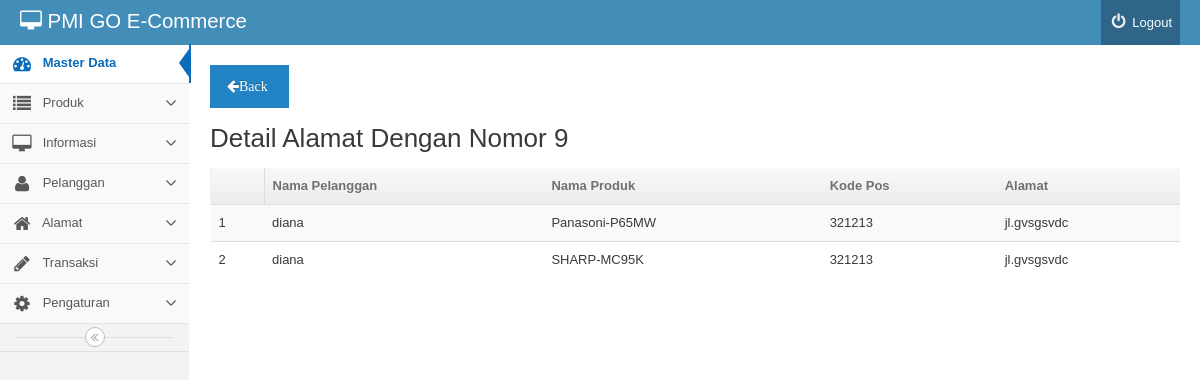
The page /backend/index.php?mod=alamat&pg=alamat_kirim_detail&id=9&noinvoice=T00012&idpelanggan=6 (signed in) on the database its author committed.
### tables this page shows
CREATE TABLE IF NOT EXISTS `alamat_kirim` (
  `id_kirim` int(11) NOT NULL AUTO_INCREMENT,
  `tanggal` date NOT NULL,
  `noinvoice` varchar(15) NOT NULL,
  `kota_asal` varchar(25) NOT NULL,
  `provinsi` varchar(25) NOT NULL,
  `kota_tujuan` varchar(25) NOT NULL,
  `jasa_pengiriman` varchar(15) NOT NULL,
  `kodepos` varchar(10) NOT NULL,
  `alamat` varchar(250) NOT NULL,
  `biaya_ongkir` int(11) NOT NULL,
  `total_belanja` int(11) NOT NULL,
  `total_transaksi` int(11) NOT NULL,
  PRIMARY KEY (`id_kirim`)
);

CREATE TABLE IF NOT EXISTS `pelanggan` (
  `idpelanggan` int(11) NOT NULL AUTO_INCREMENT,
  `nama` varchar(25) NOT NULL,
  `kelamin` set('L','P') NOT NULL,
  `email` varchar(100) NOT NULL,
  `alamat` varchar(200) NOT NULL,
  `kodepos` varchar(6) NOT NULL,
  `kota` varchar(25) NOT NULL,
  `telp` varchar(200) NOT NULL,
  `tanggal_daftar` date DEFAULT NULL,
  `password` varchar(32) NOT NULL,
  `status` int(11) NOT NULL,
  `level` varchar(15) NOT NULL,
  PRIMARY KEY (`idpelanggan`)
);

CREATE TABLE IF NOT EXISTS `produk` (
  `idproduk` int(10) NOT NULL AUTO_INCREMENT,
  `nama_produk` varchar(200) NOT NULL,
  `berat_produk` int(11) NOT NULL,
  `idkategori` int(255) NOT NULL,
  `deskripsi` text,
  `foto` varchar(50) DEFAULT NULL,
  PRIMARY KEY (`idproduk`)
);

### backend/alamat/alamat_kirim_detail.php (the view, shortened to what this page needs)
<div>
	<a href='index.php?mod=alamat&pg=alamat_kirim_view' class='btn btn-primary'>
		<i class='icon-arrow-left'>Back</i></a>
	<h2 id="headings"> Detail Alamat Dengan Nomor <?php echo $_GET['id']?></h2>
	<table  class="table table-striped ">
		<thead>
			<th><td><b>Nama Pelanggan</b></td><td><b>Nama Produk</b></td><td><b>Kode Pos</b></td><td><b>Alamat</b></td></th>
		</thead>
		<tbody>
<?php
$invoice=$_GET['noinvoice'];
$idpelanggan=$_GET['idpelanggan'];
$query="SELECT alamat_kirim.kodepos,alamat_kirim.alamat,transaksi.idproduk, invoice.noinvoice,pelanggan.nama, produk.nama_produk from alamat_kirim,transaksi,invoice,pelanggan,produk
where alamat_kirim.noinvoice=invoice.noinvoice
and transaksi.idproduk=produk.idproduk
and pelanggan.idpelanggan=invoice.idpelanggan
and transaksi.noinvoice='$invoice' and invoice.idpelanggan='$idpelanggan' and alamat_kirim.noinvoice='$invoice' ";
$result=mysql_query($query) or die(mysql_error());
$no=1;
while($rows=mysql_fetch_object($result)){
			?>
			<tr>
				<td><?php echo $posisi+$no?></td>
			<td><?php echo $rows -> nama; ?></td>
            <td><?php echo $rows -> nama_produk; ?></td>
			<td><?php echo $rows -> kodepos; ?></td>
			<td><?php echo $rows -> alamat; ?></td>
			</tr>
			<?php	$no++;
				}
			?>
		</tbody>
	</table>
</div>

### rows shown on the page
alamat_kirim: no "1", pelanggan.nama "diana", produk.nama_produk "Panasoni-P65MW", kodepos "321213", alamat "jl.gvsgsvdc", no "2", produk.nama_produk "SHARP-MC95K"

### other values the page prints
$_GET['id'] "9"
